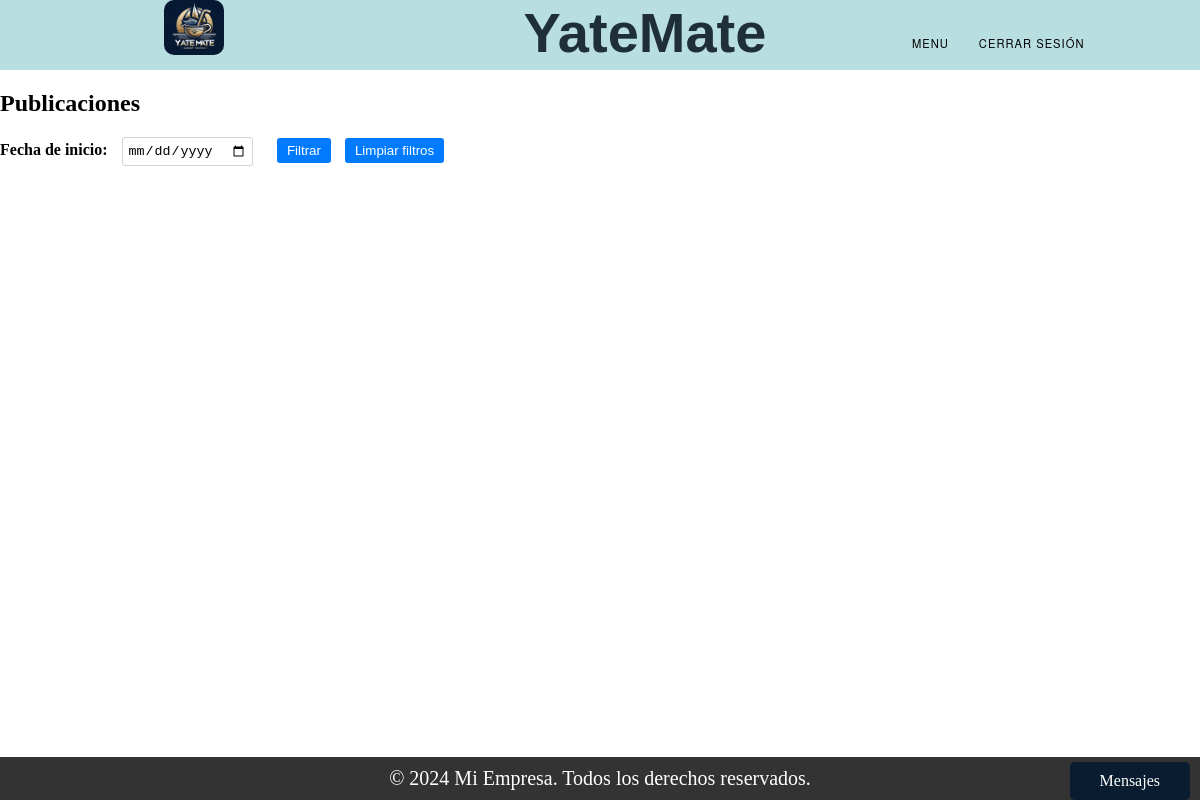
Page /list_amarra/ (signed in) on the earlier database version.
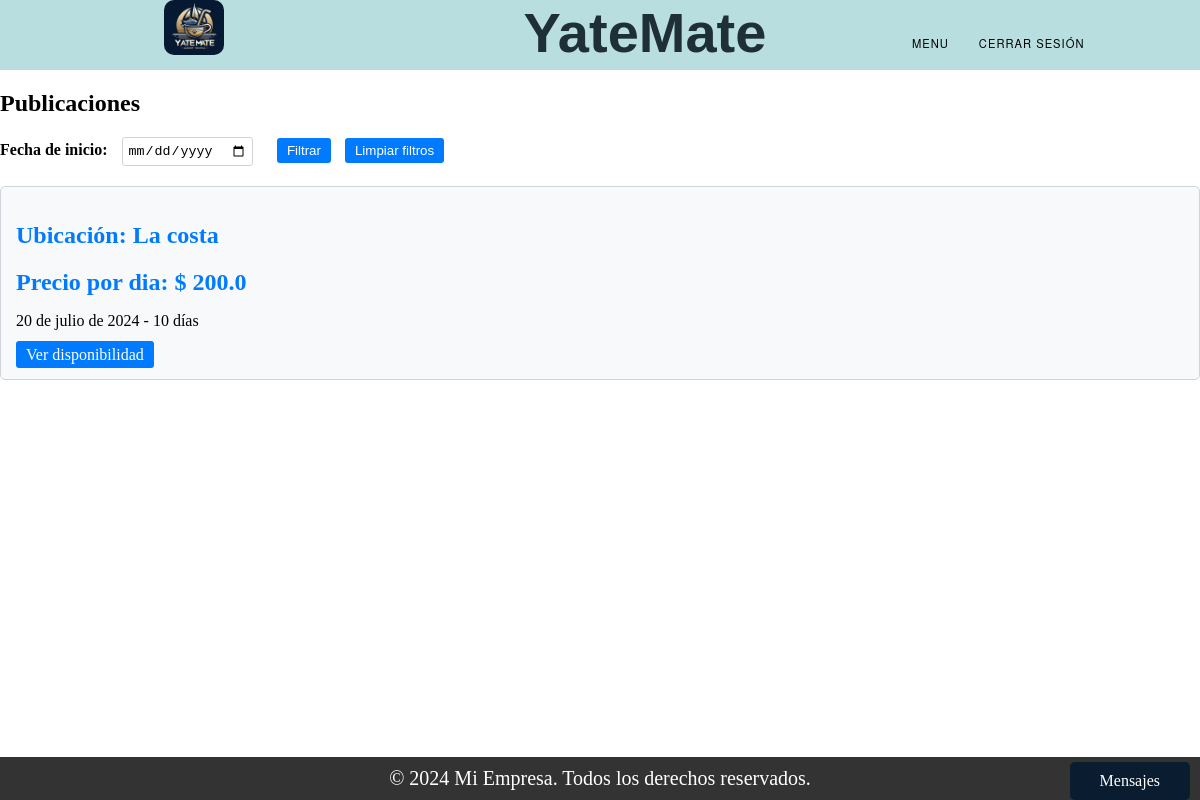
Same page on the later database version.
### Amarra/models.py (models this page shows, shortened)
class Publicacion_Amarra(models.Model):
    ESTADOS = (
        ('Vigente', 'Vigente'),
        ('En Proceso', 'En Proceso'),
        ('Finalizado', 'Finalizado'),
    )
    dueño = models.ForeignKey(User, on_delete=models.CASCADE, null=True)
    precio = models.TextField()
    fecha_inicio = models.DateField()
    cant_dias = models.TextField()
    ubicacion = models.TextField()
    cant_dias_disponibles = models.TextField(null=True)
    estado = models.CharField(max_length=20, choices=ESTADOS, default='Vigente')
    def actualizar_dias_disponibles(self):
        hoy = timezone.now().date()
        diferencia_dias = (hoy - self.fecha_inicio).days
        fechas_pasadas = [self.fecha_inicio + timedelta(days=x) for x in range((hoy - self.fecha_inicio).days + 1)]
        def contar_reservas_en_fechas_pasadas():
            return sum(
            1 for reserva in Reserva.objects.filter(publicacion=self)
            if any(reserva.fecha_ingreso <= fecha < (reserva.fecha_ingreso + timedelta(days=int(reserva.cant_dias))) for fecha in fechas_pasadas)
        )
        diferencia_dias = diferencia_dias - contar_reservas_en_fechas_pasadas()
        if diferencia_dias > 0:
            dias_disponibles = int(float(self.cant_dias)) - diferencia_dias
            reservas = Reserva.objects.filter(publicacion=self)
            total_reserved_days = sum([int(reserva.cant_dias) for reserva in reservas])
            self.cant_dias_disponibles = str(dias_disponibles - total_reserved_days)
        else:
            dias_disponibles = int(self.cant_dias)
            reservas = Reserva.objects.filter(publicacion=self)
            total_reserved_days = sum([int(reserva.cant_dias) for reserva in reservas])
            self.cant_dias_disponibles = str(dias_disponibles - total_reserved_days)
        if int(self.cant_dias_disponibles) <= 0:
            self.cant_dias_disponibles = '0'
            self.estado = 'En Proceso'
        else:
            self.estado = 'Vigente'
        self.save()

### Amarra/views.py (the view)
# urls.py: path('list_amarra/', views.list_amarra, name="list_amarra"),
def list_amarra(request):
    if request.method == 'GET' and 'fecha_inicio' in request.GET:
        fecha_inicio = request.GET.get('fecha_inicio')
        try:
            fecha_inicio = datetime.strptime(fecha_inicio, '%Y-%m-%d').date()
            if fecha_inicio < timezone.now().date():
                messages.error(request, 'La fecha no puede ser en el pasado.')
                return redirect('list_amarra')
        except ValueError:
            messages.error(request, 'Formato de fecha inválido.')
            return redirect('list_amarra')
        Amarras = Publicacion_Amarra.objects.filter(fecha_inicio__lte=fecha_inicio)
        Amarras = [amarra for amarra in Amarras if amarra.is_available_on(fecha_inicio)]
    else:
        usuario_id = request.session.get('user_id')
        if usuario_id:
            usuario = get_object_or_404(User, id=usuario_id)
            Amarras = Publicacion_Amarra.objects.exclude(dueño=usuario)
        else:
            Amarras = Publicacion_Amarra.objects.all()
        Amarras = [amarra for amarra in Amarras if int(amarra.cant_dias_disponibles) > 0]
    for amarra in Amarras:
        amarra.actualizar_dias_disponibles()
    return render(request, "list_amarra.html", {'objetos': Amarras})

### Trueque/context_processors.py (called while the page is built)
def conversaciones_usuario(request):
    user_id = request.session.get('user_id')
    if user_id:
        conversaciones = Conversacion.objects.filter(Q(dueño_publicacion=user_id) | Q(solicitante=user_id))
        return {'conversaciones_usuario': conversaciones}
    else:
        return {'conversaciones_usuario': []}

### Trueque/models.py (called while the page is built)
    def get_mensajes(self):
        return Mensajes_chat.objects.filter(conversacion=self).order_by('enviado_a')

### Amarra/templates/list_amarra.html (shortened to what this page needs)
{% extends "base.html" %}
{% block content %}
<h2>Publicaciones</h2>
<form id="filtroForm" method="GET" action="">
    <div class="filter-form">
        <label for="fecha_inicio">Fecha de inicio:</label>
        <input type="date" id="fecha_inicio" name="fecha_inicio" min="{{ fecha_actual }}" max="{{ ultima_fecha }}" />
        <button type="button" onclick="validarFechas()">Filtrar</button>
        <button type="button" onclick="limpiarFiltros()">Limpiar filtros</button>
    </div>
</form>
<div class="amarras-container">
    {% if objetos %}
        {% for amarra in objetos %}
            {% if amarra.estado == 'Vigente' %}
                <div class="card" data-fecha="{{ amarra.fecha_inicio }}">
                    <h2 class="card-title">Ubicación: {{ amarra.ubicacion }} </h2>
                    <h2 class="card-title">Precio por dia: $ {{ amarra.precio }}</h2>
                    <p>{{ amarra.fecha_inicio }} - {{ amarra.cant_dias_disponibles}} días</p>
                    {% if request.session.user_type == 'Usuario' or request.session.user_type == 'Cliente' %}
                        {% if request.session.user_id !=  amarra.dueño.id %}
                            <a href="{% url 'crear_reserva' publicacion_id=amarra.id %}" class="btn-card">Ver disponibilidad</a>
                        {% endif %}
                    {% else %}
                        <a type="button" style="opacity: 0.5;" class="btn btn-card mt-3" disabled>Ver disponibilidad</a>
                    {% endif %}
                </div>
            {% endif %}
        {% endfor %}
    {% else %}
        <p>No hay amarras temporales disponibles</p>
    {% endif %}
</div>
{% endblock %}

Differences in the rows shown:
added Publicacion_Amarra: ubicacion "La costa", precio "200.0", fecha_inicio "20 de julio de 2024", cant_dias_disponibles "10", shows "Ver disponibilidad"
